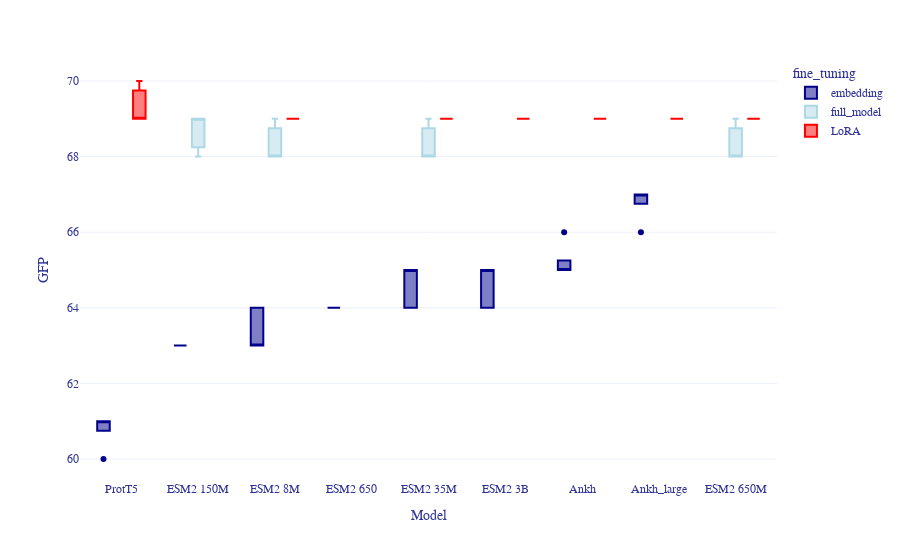

Notebook cell for this chart:
### Code cell
plot_performance_per_feature(merged_df, 'GFP')

### Figure 1 — Plotly figure (JSON) as saved in the notebook; plotly's stock layout.template omitted (floating-point values rounded to 4 significant figures)
{"data": [{"alignmentgroup": "True", "hovertemplate": "fine_tuning=embedding<br>Model=%{x}<br>GFP=%{y}<extra></extra>", "legendgroup": "embedding", "marker": {"color": "darkblue"}, "name": "embedding", "notched": false, "offsetgroup": "embedding", "orientation": "v", "showlegend": true, "type": "box", "x": ["ESM2 8M", "ESM2 8M", "ESM2 8M", "ESM2 8M", "ESM2 8M", "ESM2 35M", "ESM2 35M", "ESM2 35M", "ESM2 35M", "ESM2 35M", "ESM2 150M", "ESM2 150M", "ESM2 150M", "ESM2 150M", "ESM2 150M", "ESM2 650", "ESM2 650", "ESM2 650", "ESM2 650", "ESM2 650", "ESM2 3B", "ESM2 3B", "ESM2 3B", "ESM2 3B", "ESM2 3B", "ProtT5", "ProtT5", "ProtT5", "ProtT5", "ProtT5", "Ankh", "Ankh", "Ankh", "Ankh", "Ankh", "Ankh_large", "Ankh_large", "Ankh_large", "Ankh_large", "Ankh_large"], "x0": " ", "xaxis": "x", "y": [63, 63, 63, 64, 64, 65, 65, 64, 64, 65, 63, 63, 63, 63, 63, 64, 64, 64, 64, 64, 64, 64, 65, 65, 65, 61, 61, 60, 61, 61, 65, 65, 65, 65, 66, 67, 67, 66, 67, 67], "y0": " ", "yaxis": "y"}, {"alignmentgroup": "True", "hovertemplate": "fine_tuning=full_model<br>Model=%{x}<br>GFP=%{y}<extra></extra>", "legendgroup": "full_model", "marker": {"color": "lightblue"}, "name": "full_model", "notched": false, "offsetgroup": "full_model", "orientation": "v", "showlegend": true, "type": "box", "x": ["ESM2 8M", "ESM2 8M", "ESM2 8M", "ESM2 35M", "ESM2 35M", "ESM2 35M", "ESM2 150M", "ESM2 150M", "ESM2 150M", "ESM2 150M", "ESM2 650M", "ESM2 650M", "ESM2 650M"], "x0": " ", "xaxis": "x", "y": [68, 68, 69, 69, 68, 68, 69, 68, 69, null, 68, 69, 68], "y0": " ", "yaxis": "y"}, {"alignmentgroup": "True", "hovertemplate": "fine_tuning=LoRA<br>Model=%{x}<br>GFP=%{y}<extra></extra>", "legendgroup": "LoRA", "marker": {"color": "red"}, "name": "LoRA", "notched": false, "offsetgroup": "LoRA", "orientation": "v", "showlegend": true, "type": "box", "x": ["ESM2 8M", "ESM2 8M", "ESM2 8M", "ESM2 35M", "ESM2 35M", "ESM2 35M", "ESM2 650M", "ESM2 650M", "ESM2 650M", "ESM2 3B", "ESM2 3B", "ESM2 3B", "ProtT5", "ProtT5", "ProtT5", "Ankh", "Ankh", "Ankh", "Ankh_large", "Ankh_large", "Ankh_large"], "x0": " ", "xaxis": "x", "y": [69, 69, 69, 69, 69, 69, 69, 69, 69, 69, 69, 69, 69, 70, 69, 69, 69, 69, 69, 69, 69], "y0": " ", "yaxis": "y"}, {"alignmentgroup": "True", "hovertemplate": "fine_tuning=<br>Model=%{x}<br>GFP=%{y}<extra></extra>", "legendgroup": "", "marker": {"color": "darkblue"}, "name": "", "notched": false, "offsetgroup": "", "orientation": "v", "showlegend": false, "type": "box", "x": ["", "", "", "", ""], "x0": " ", "xaxis": "x", "y": [null, null, null, null, null], "y0": " ", "yaxis": "y"}], "layout": {"boxmode": "group", "font": {"color": "#303496", "family": "Arial"}, "legend": {"title": {"text": "fine_tuning"}, "tracegroupgap": 0}, "margin": {"t": 60}, "xaxis": {"anchor": "y", "categoryarray": ["ProtT5", "ESM2 150M", "ESM2 8M", "ESM2 650", "ESM2 35M", "ESM2 3B", "Ankh", "Ankh_large"], "categoryorder": "array", "domain": [0, 1], "title": {"text": "Model"}}, "yaxis": {"anchor": "x", "domain": [0, 1], "title": {"text": "GFP"}}}}
